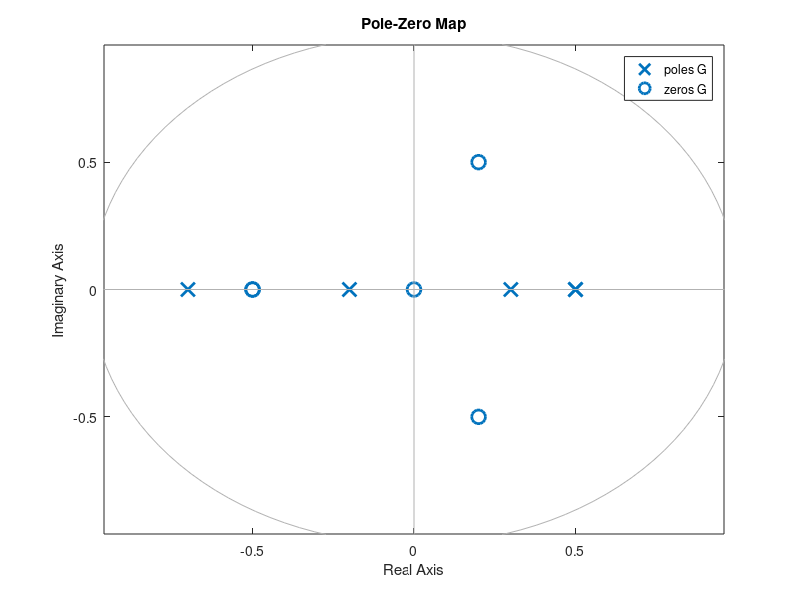
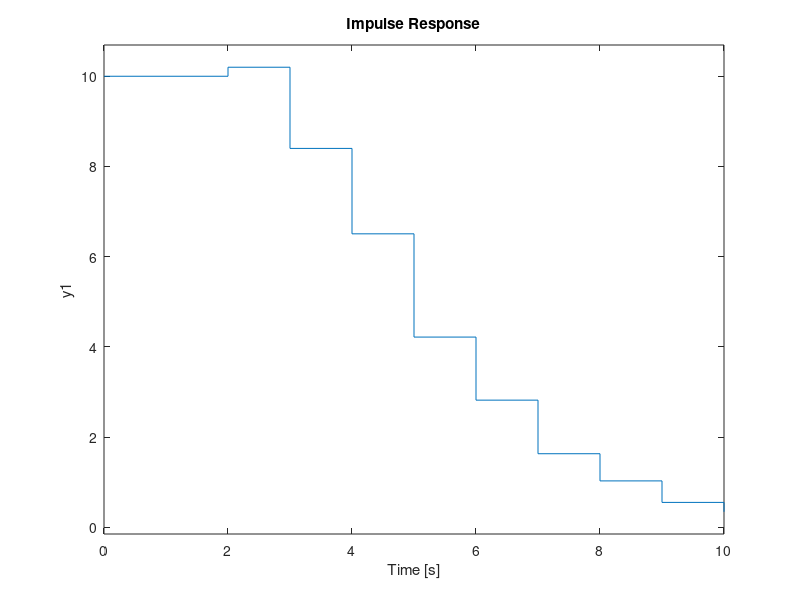
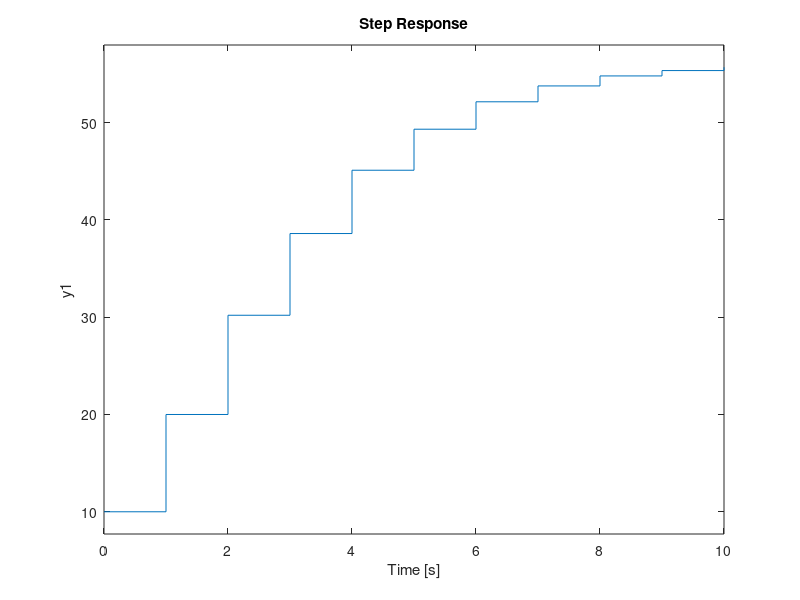

MATLAB code to generate these figures, in order: (Note: this script raises an error after producing the figures.)
%ELE504 Dijital Kontrol - 2022-2023/II Final Ödevi Doruk Bilgi 221211041
close all;
clear all;
clc;
%SORU1
%SORU1-a) MATLAB altında sistem gerçeklenmiştir.
%Kutup-sıfır, birim dürtü be birim basamak cevapları çizdirilmiştir.
T=1;%Örnekleme periyodu T=1 alınmıştır.
z=tf('z',T);%Ayrık zaman z-dönüşümü transfer fonksiyonu için "z" değişkeninin tanımlanması.
%Soruda verilen G(z) sisteminin MATLAB altında gerçeklenmesi.
G=(20000*z^5+12000*z^4+2800*z^3+3800*z^2+1450*z)/(2000*z^5-800*z^4-960*z^3+476*z^2+19*z-21);
figure;
pzmap(G);%Kutup ve sıfırlarının bulunması çizdirilmesi.
grid;
figure;
impulse(G);%Birim dürtü cevabının çizdirilmesi.
grid;
figure;
step(G);%Birim basamak cevabının çizdirilmesi.
grid;
%Sistemin kutupları birim çember içerisindedir. 
%Birim dürtü cevabı bir süre sonra oturmaktadır. 
%Birim basamak referans takibi sağlanmaktadır.
%Sistem KARARLIDIR.
%b) şıkkı tf bloğu ile Simulink ortamında gerçeklenmiştir.
%c) şıkkı doğrudan programlama yöntemi ile Simulink ortamında gerçeklenmiştir.
%d) şıkkı standart programlama yöntemi ile Simulink ortamında gerçeklenmiştir.
%e) şıkkı seri programlama yöntemi ile Simulink ortamında gerçeklenmiştir.
%zpk(G) komutuyla zero/pole/gain model bulunmuştur. Gerekli işlemler
%sonrasında Simulink ortamında gerçeklenmiştir.
Gzpk=zpk(G);
%f) şıkkı paralel programlama yöntemi ile Simulink ortamında
%gerçeklenebilmesi için "G" sisteminin öncelikle pay ve payda kısımları num
%ve den değişkenlerine kaydedilmiştir. Sonrasında "residuez" komutu ile kısmi kesirler formuna getirilmiştir.
%Gerekli işlemler sonrasında gerçeklenmiştir.
[num,den]=tfdata(G,'v');%PAY ve PAYDA terimlerinin num ve den değişkenlerine kaydedilmesi.
G1 = tf(num,den,T,'Variable','z^-1');%Sistemin z^-1'li terimler cinsinden ifade edilmesi.
[r,p,k]=residuez(num,den);
%g) şıkkı ile b-f şıklarında Simulink ortamında gerçeklenen sistemler alt
%alta ve alt modül olarak düzenlenmiştir.
%h) şıkkında sistemlerin hepsinin girişine birim basamak sinyali
%uygulanmıştır. Scope bloğu kullanılarak  verilen giriş ve elde edilen
%çıkışlar uygun şeklide çizdirilmiştir.
%SORU1-i) Y(z)/X(z)=G(z) -> Y(z)=X(z)*G(z) -> y[k]
T=1;%örnekleme periyodu.
syms z;%sembolik z
syms k;%sembolik k
%G sisteminin sembolik olarak tanımlanması.
G=(20000*z^5+12000*z^4+2800*z^3+3800*z^2+1450*z)/(2000*z^5-800*z^4-960*z^3+476*z^2+19*z-21);
X=z/(z-1);%Birim basamak sinyali Z dönüşümü.
Y=G*X;%%Birim basamak sinyali Z dönüşümü ve sistemin transfer fonksiyonu kullanılarak Y(z) ifadesi elde edilmiştir.
yk=iztrans(Y,z,k);%Sistemin birim basamak cevabı y[k] sembolik olarak ters z dönüşümü ile k cinsinden elde edilmiştir.
k = 1:T:25;%k zaman vektörünün örnekleme periyodu (T=1) ile oluşturulması.
figure;
stem(double(subs(yk,k)));%stem fonksiyonu ile ayrık zaman sistemi cevaplarının çizdirilmesi.
grid;
title("Soru-1 h) Birim basamak cevabı y[k]");%İlgili başlığın grafiğe eklenmesi.
xlabel('k');%x-ekseninin isimlendirilmesi.
ylabel('y[k]');%y-ekseninin isimlendirilmesi.